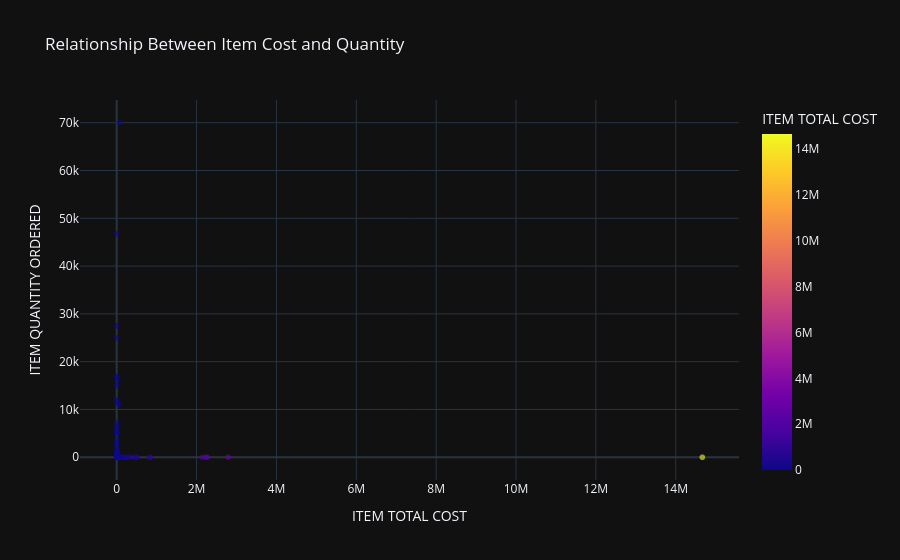

Notebook code cell kept with this figure:
### Markdown cell above
<div style="background-color:black; padding:20px; border-radius:10px; margin-top:15px;">

<h3 style="color:#90EE90; text-align:left;">
Relationship Between Item Cost and Quantity Ordered
</h3>

<p style="color:#90EE90; line-height:1.8;">
This section examines the relationship between item total cost and quantity ordered, 
helping to identify patterns, clusters, and variations in procurement behavior.
</p>

</div>

### Code cell
fig = px.scatter(
    df_scatter.sample(n=min(2000, len(df_scatter)), random_state=42),
    x='ITEM TOTAL COST',
    y='ITEM QUANTITY ORDERED',
    color='ITEM TOTAL COST',
    title='Relationship Between Item Cost and Quantity',
    opacity=0.6
)

fig.update_layout(template='plotly_dark')
fig.show()

### Figure 1 — Plotly figure (JSON) as saved in the notebook; plotly's stock layout.template omitted (floating-point values rounded to 4 significant figures; data arrays with more than 128 entries replaced by an {"elided": "..."} marker saying what was removed)
{"data": [{"hovertemplate": "ITEM TOTAL COST=%{marker.color}<br>ITEM QUANTITY ORDERED=%{y}<extra></extra>", "legendgroup": "", "marker": {"color": {"elided": "2000 float values"}, "coloraxis": "coloraxis", "opacity": 0.6, "symbol": "circle"}, "mode": "markers", "name": "", "showlegend": false, "type": "scattergl", "x": {"elided": "2000 float values"}, "xaxis": "x", "y": {"elided": "2000 float values"}, "yaxis": "y"}], "layout": {"coloraxis": {"colorbar": {"title": {"text": "ITEM TOTAL COST"}}, "colorscale": [[0, "#0d0887"], [0.1111, "#46039f"], [0.2222, "#7201a8"], [0.3333, "#9c179e"], [0.4444, "#bd3786"], [0.5556, "#d8576b"], [0.6667, "#ed7953"], [0.7778, "#fb9f3a"], [0.8889, "#fdca26"], [1, "#f0f921"]]}, "legend": {"tracegroupgap": 0}, "title": {"text": "Relationship Between Item Cost and Quantity"}, "xaxis": {"anchor": "y", "domain": [0, 1], "title": {"text": "ITEM TOTAL COST"}}, "yaxis": {"anchor": "x", "domain": [0, 1], "title": {"text": "ITEM QUANTITY ORDERED"}}}}
